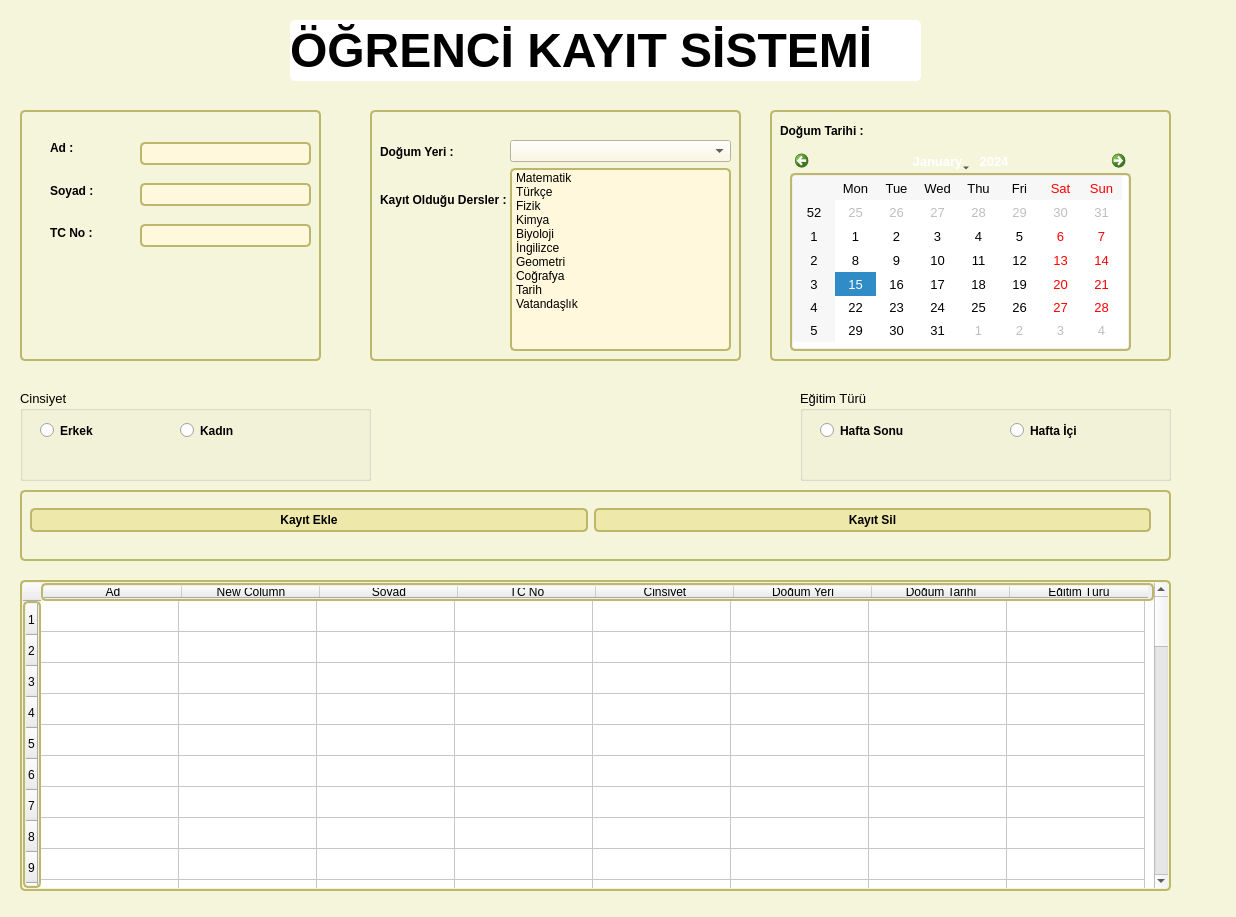
<?xml version="1.0" encoding="UTF-8"?>
<ui version="4.0">
 <class>MainWindow</class>
 <widget class="QMainWindow" name="MainWindow">
  <property name="geometry">
   <rect>
    <x>0</x>
    <y>0</y>
    <width>1236</width>
    <height>917</height>
   </rect>
  </property>
  <property name="windowTitle">
   <string>Ögrenci Takip</string>
  </property>
  <property name="styleSheet">
   <string notr="true">.QWidget {
   background-color: beige;
}

/* Nice Windows-XP-style password character. */
QLineEdit[echoMode=&quot;2&quot;] {
    lineedit-password-character: 9679;
}

/* We provide a min-width and min-height for push buttons
   so that they look elegant regardless of the width of the text. */
QPushButton {
    background-color: palegoldenrod;
    border-width: 2px;
    border-color: darkkhaki;
    border-style: solid;
    border-radius: 5;
    padding: 3px;
    min-width: 9ex;
    min-height: 2.5ex;
}

QPushButton:hover {
   background-color: khaki;
}

/* Increase the padding, so the text is shifted when the button is
   pressed. */
QPushButton:pressed {
    padding-left: 5px;
    padding-top: 5px;
    background-color: #d0d67c;
}

QLabel, QAbstractButton {
    font: bold;
}

/* Mark mandatory fields with a brownish color. */
.mandatory {
    color: brown;
}

/* Bold text on status bar looks awful. */
QStatusBar QLabel {
   font: normal;
}

QStatusBar::item {
    border-width: 1;
    border-color: darkkhaki;
    border-style: solid;
    border-radius: 2;
}

QComboBox, QLineEdit, QSpinBox, QTextEdit, QListView {
    background-color: cornsilk;
    selection-color: #0a214c; 
    selection-background-color: #C19A6B;
}

QListView {
    show-decoration-selected: 1;
}

QListView::item:hover {
    background-color: wheat;
}

/* We reserve 1 pixel space in padding. When we get the focus,
   we kill the padding and enlarge the border. This makes the items
   glow. */
QLineEdit, QFrame {
    border-width: 2px;
    padding: 1px;
    border-style: solid;
    border-color: darkkhaki;
    border-radius: 5px;
}

/* As mentioned above, eliminate the padding and increase the border. */
QLineEdit:focus, QFrame:focus {
    border-width: 3px;
    padding: 0px;
}

/* A QLabel is a QFrame ... */
QLabel {
    border: none;
    padding: 0;
    background: none;
}

/* A QToolTip is a QLabel ... */
QToolTip {
    border: 2px solid darkkhaki;
    padding: 5px;
    border-radius: 3px;
    opacity: 200;
}

/* Nice to have the background color change when hovered. */
QRadioButton:hover, QCheckBox:hover {
    background-color: wheat;
}

/* Force the dialog's buttons to follow the Windows guidelines. */
QDialogButtonBox {
    button-layout: 0;
}</string>
  </property>
  <widget class="QWidget" name="centralwidget">
   <widget class="QLabel" name="label_2">
    <property name="geometry">
     <rect>
      <x>290</x>
      <y>20</y>
      <width>631</width>
      <height>61</height>
     </rect>
    </property>
    <property name="font">
     <font>
      <pointsize>36</pointsize>
      <weight>75</weight>
      <bold>true</bold>
     </font>
    </property>
    <property name="styleSheet">
     <string notr="true">background-color: rgb(255, 255, 255);</string>
    </property>
    <property name="text">
     <string>ÖĞRENCİ KAYIT SİSTEMİ</string>
    </property>
   </widget>
   <widget class="QFrame" name="frame">
    <property name="geometry">
     <rect>
      <x>20</x>
      <y>110</y>
      <width>301</width>
      <height>251</height>
     </rect>
    </property>
    <property name="frameShape">
     <enum>QFrame::Box</enum>
    </property>
    <property name="frameShadow">
     <enum>QFrame::Plain</enum>
    </property>
    <property name="lineWidth">
     <number>2</number>
    </property>
    <widget class="QWidget" name="">
     <property name="geometry">
      <rect>
       <x>120</x>
       <y>20</y>
       <width>171</width>
       <height>131</height>
      </rect>
     </property>
     <layout class="QVBoxLayout" name="verticalLayout_2">
      <item>
       <widget class="QLineEdit" name="lineEdit_Ad">
        <property name="font">
         <font>
          <pointsize>10</pointsize>
         </font>
        </property>
       </widget>
      </item>
      <item>
       <widget class="QLineEdit" name="lineEdit_Soyad">
        <property name="font">
         <font>
          <pointsize>10</pointsize>
         </font>
        </property>
       </widget>
      </item>
      <item>
       <widget class="QLineEdit" name="lineEdit_TCNo">
        <property name="font">
         <font>
          <pointsize>10</pointsize>
         </font>
        </property>
        <property name="maxLength">
         <number>11</number>
        </property>
       </widget>
      </item>
     </layout>
    </widget>
    <widget class="QWidget" name="">
     <property name="geometry">
      <rect>
       <x>30</x>
       <y>20</y>
       <width>71</width>
       <height>121</height>
      </rect>
     </property>
     <layout class="QVBoxLayout" name="verticalLayout">
      <item>
       <widget class="QLabel" name="label_3">
        <property name="font">
         <font>
          <weight>75</weight>
          <italic>false</italic>
          <bold>true</bold>
         </font>
        </property>
        <property name="text">
         <string>Ad :</string>
        </property>
       </widget>
      </item>
      <item>
       <widget class="QLabel" name="label_4">
        <property name="font">
         <font>
          <weight>75</weight>
          <italic>false</italic>
          <bold>true</bold>
         </font>
        </property>
        <property name="text">
         <string>Soyad :</string>
        </property>
       </widget>
      </item>
      <item>
       <widget class="QLabel" name="label_5">
        <property name="font">
         <font>
          <weight>75</weight>
          <italic>false</italic>
          <bold>true</bold>
         </font>
        </property>
        <property name="text">
         <string>TC No :</string>
        </property>
       </widget>
      </item>
     </layout>
    </widget>
   </widget>
   <widget class="QGroupBox" name="groupBox_Cinsiyet">
    <property name="geometry">
     <rect>
      <x>20</x>
      <y>390</y>
      <width>351</width>
      <height>91</height>
     </rect>
    </property>
    <property name="font">
     <font>
      <pointsize>10</pointsize>
     </font>
    </property>
    <property name="title">
     <string>Cinsiyet</string>
    </property>
    <property name="flat">
     <bool>false</bool>
    </property>
    <widget class="QRadioButton" name="radioButton_Erkek">
     <property name="geometry">
      <rect>
       <x>20</x>
       <y>30</y>
       <width>81</width>
       <height>21</height>
      </rect>
     </property>
     <property name="text">
      <string>Erkek</string>
     </property>
    </widget>
    <widget class="QRadioButton" name="radioButton_Kadin">
     <property name="geometry">
      <rect>
       <x>160</x>
       <y>30</y>
       <width>81</width>
       <height>21</height>
      </rect>
     </property>
     <property name="text">
      <string>Kadın</string>
     </property>
    </widget>
   </widget>
   <widget class="QFrame" name="frame_2">
    <property name="geometry">
     <rect>
      <x>370</x>
      <y>110</y>
      <width>371</width>
      <height>251</height>
     </rect>
    </property>
    <property name="frameShape">
     <enum>QFrame::Box</enum>
    </property>
    <property name="frameShadow">
     <enum>QFrame::Plain</enum>
    </property>
    <property name="lineWidth">
     <number>2</number>
    </property>
    <widget class="QWidget" name="">
     <property name="geometry">
      <rect>
       <x>10</x>
       <y>20</y>
       <width>143</width>
       <height>91</height>
      </rect>
     </property>
     <layout class="QVBoxLayout" name="verticalLayout_3">
      <item>
       <widget class="QLabel" name="label">
        <property name="font">
         <font>
          <weight>75</weight>
          <italic>false</italic>
          <bold>true</bold>
         </font>
        </property>
        <property name="text">
         <string>Doğum Yeri :</string>
        </property>
       </widget>
      </item>
      <item>
       <widget class="QLabel" name="label_6">
        <property name="font">
         <font>
          <weight>75</weight>
          <italic>false</italic>
          <bold>true</bold>
         </font>
        </property>
        <property name="text">
         <string>Kayıt Olduğu Dersler :</string>
        </property>
       </widget>
      </item>
     </layout>
    </widget>
    <widget class="QWidget" name="">
     <property name="geometry">
      <rect>
       <x>140</x>
       <y>30</y>
       <width>221</width>
       <height>211</height>
      </rect>
     </property>
     <layout class="QVBoxLayout" name="verticalLayout_4">
      <item>
       <widget class="QComboBox" name="comboBox_Dogumyeri"/>
      </item>
      <item>
       <widget class="QListWidget" name="listWidget_Dersler">
        <property name="mouseTracking">
         <bool>false</bool>
        </property>
        <property name="tabletTracking">
         <bool>true</bool>
        </property>
        <property name="focusPolicy">
         <enum>Qt::StrongFocus</enum>
        </property>
        <property name="contextMenuPolicy">
         <enum>Qt::DefaultContextMenu</enum>
        </property>
        <property name="acceptDrops">
         <bool>false</bool>
        </property>
        <property name="toolTip">
         <string notr="true"/>
        </property>
        <property name="layoutDirection">
         <enum>Qt::LeftToRight</enum>
        </property>
        <property name="inputMethodHints">
         <set>Qt::ImhHiddenText</set>
        </property>
        <property name="frameShape">
         <enum>QFrame::Box</enum>
        </property>
        <property name="frameShadow">
         <enum>QFrame::Plain</enum>
        </property>
        <property name="lineWidth">
         <number>2</number>
        </property>
        <property name="verticalScrollBarPolicy">
         <enum>Qt::ScrollBarAsNeeded</enum>
        </property>
        <property name="horizontalScrollBarPolicy">
         <enum>Qt::ScrollBarAsNeeded</enum>
        </property>
        <property name="sizeAdjustPolicy">
         <enum>QAbstractScrollArea::AdjustIgnored</enum>
        </property>
        <property name="autoScroll">
         <bool>true</bool>
        </property>
        <property name="autoScrollMargin">
         <number>18</number>
        </property>
        <property name="editTriggers">
         <set>QAbstractItemView::DoubleClicked|QAbstractItemView::EditKeyPressed</set>
        </property>
        <property name="tabKeyNavigation">
         <bool>true</bool>
        </property>
        <property name="dragDropMode">
         <enum>QAbstractItemView::NoDragDrop</enum>
        </property>
        <property name="selectionMode">
         <enum>QAbstractItemView::MultiSelection</enum>
        </property>
        <property name="layoutMode">
         <enum>QListView::SinglePass</enum>
        </property>
        <item>
         <property name="text">
          <string>Matematik</string>
         </property>
        </item>
        <item>
         <property name="text">
          <string>Türkçe</string>
         </property>
        </item>
        <item>
         <property name="text">
          <string>Fizik</string>
         </property>
        </item>
        <item>
         <property name="text">
          <string>Kimya</string>
         </property>
        </item>
        <item>
         <property name="text">
          <string>Biyoloji</string>
         </property>
        </item>
        <item>
         <property name="text">
          <string>İngilizce</string>
         </property>
        </item>
        <item>
         <property name="text">
          <string>Geometri</string>
         </property>
        </item>
        <item>
         <property name="text">
          <string>Coğrafya</string>
         </property>
        </item>
        <item>
         <property name="text">
          <string>Tarih</string>
         </property>
        </item>
        <item>
         <property name="text">
          <string>Vatandaşlık</string>
         </property>
        </item>
       </widget>
      </item>
     </layout>
    </widget>
   </widget>
   <widget class="QGroupBox" name="groupBox_Egitimturu">
    <property name="geometry">
     <rect>
      <x>800</x>
      <y>390</y>
      <width>371</width>
      <height>91</height>
     </rect>
    </property>
    <property name="font">
     <font>
      <pointsize>10</pointsize>
     </font>
    </property>
    <property name="title">
     <string>Eğitim Türü</string>
    </property>
    <widget class="QRadioButton" name="radioButton_Haftasonu">
     <property name="geometry">
      <rect>
       <x>20</x>
       <y>30</y>
       <width>91</width>
       <height>21</height>
      </rect>
     </property>
     <property name="text">
      <string>Hafta Sonu</string>
     </property>
    </widget>
    <widget class="QRadioButton" name="radioButton_Haftaici">
     <property name="geometry">
      <rect>
       <x>210</x>
       <y>30</y>
       <width>91</width>
       <height>21</height>
      </rect>
     </property>
     <property name="text">
      <string>Hafta İçi</string>
     </property>
    </widget>
   </widget>
   <widget class="QFrame" name="frame_3">
    <property name="geometry">
     <rect>
      <x>770</x>
      <y>110</y>
      <width>401</width>
      <height>251</height>
     </rect>
    </property>
    <property name="frameShape">
     <enum>QFrame::Box</enum>
    </property>
    <property name="frameShadow">
     <enum>QFrame::Plain</enum>
    </property>
    <property name="lineWidth">
     <number>2</number>
    </property>
    <widget class="QLabel" name="label_7">
     <property name="geometry">
      <rect>
       <x>10</x>
       <y>10</y>
       <width>131</width>
       <height>21</height>
      </rect>
     </property>
     <property name="font">
      <font>
       <weight>75</weight>
       <italic>false</italic>
       <bold>true</bold>
      </font>
     </property>
     <property name="text">
      <string>Doğum Tarihi :</string>
     </property>
    </widget>
    <widget class="QCalendarWidget" name="calendarWidget_Dogumtarihi">
     <property name="geometry">
      <rect>
       <x>20</x>
       <y>40</y>
       <width>341</width>
       <height>201</height>
      </rect>
     </property>
     <property name="font">
      <font>
       <pointsize>10</pointsize>
      </font>
     </property>
    </widget>
   </widget>
   <widget class="QFrame" name="frame_4">
    <property name="geometry">
     <rect>
      <x>20</x>
      <y>490</y>
      <width>1151</width>
      <height>71</height>
     </rect>
    </property>
    <property name="font">
     <font>
      <pointsize>10</pointsize>
     </font>
    </property>
    <property name="frameShape">
     <enum>QFrame::Box</enum>
    </property>
    <property name="frameShadow">
     <enum>QFrame::Plain</enum>
    </property>
    <property name="lineWidth">
     <number>2</number>
    </property>
    <widget class="QWidget" name="">
     <property name="geometry">
      <rect>
       <x>10</x>
       <y>10</y>
       <width>1121</width>
       <height>41</height>
      </rect>
     </property>
     <layout class="QHBoxLayout" name="horizontalLayout">
      <item>
       <widget class="QPushButton" name="pushButton_Kayitekle">
        <property name="font">
         <font>
          <weight>75</weight>
          <italic>false</italic>
          <bold>true</bold>
         </font>
        </property>
        <property name="text">
         <string>Kayıt Ekle</string>
        </property>
       </widget>
      </item>
      <item>
       <widget class="QPushButton" name="pushButton_Kayitsil">
        <property name="font">
         <font>
          <weight>75</weight>
          <italic>false</italic>
          <bold>true</bold>
         </font>
        </property>
        <property name="text">
         <string>Kayıt Sil</string>
        </property>
       </widget>
      </item>
     </layout>
    </widget>
   </widget>
   <widget class="QTableWidget" name="tableWidget_Bilgi">
    <property name="geometry">
     <rect>
      <x>20</x>
      <y>580</y>
      <width>1151</width>
      <height>311</height>
     </rect>
    </property>
    <property name="font">
     <font>
      <pointsize>12</pointsize>
     </font>
    </property>
    <property name="rowCount">
     <number>50</number>
    </property>
    <property name="columnCount">
     <number>8</number>
    </property>
    <attribute name="horizontalHeaderDefaultSectionSize">
     <number>138</number>
    </attribute>
    <attribute name="horizontalHeaderMinimumSectionSize">
     <number>48</number>
    </attribute>
    <attribute name="verticalHeaderDefaultSectionSize">
     <number>31</number>
    </attribute>
    <attribute name="verticalHeaderMinimumSectionSize">
     <number>30</number>
    </attribute>
    <row/>
    <row/>
    <row/>
    <row/>
    <row/>
    <row/>
    <row/>
    <row/>
    <row/>
    <row/>
    <row/>
    <row/>
    <row/>
    <row/>
    <row/>
    <row/>
    <row/>
    <row/>
    <row/>
    <row/>
    <row/>
    <row/>
    <row/>
    <row/>
    <row/>
    <row/>
    <row/>
    <row/>
    <row/>
    <row/>
    <row/>
    <row/>
    <row/>
    <row/>
    <row/>
    <row/>
    <row/>
    <row/>
    <row/>
    <row/>
    <row/>
    <row/>
    <row/>
    <row/>
    <row/>
    <row/>
    <row/>
    <row/>
    <row/>
    <row/>
    <column>
     <property name="text">
      <string>Ad</string>
     </property>
    </column>
    <column>
     <property name="text">
      <string>New Column</string>
     </property>
    </column>
    <column>
     <property name="text">
      <string>Soyad</string>
     </property>
    </column>
    <column>
     <property name="text">
      <string>TC No</string>
     </property>
    </column>
    <column>
     <property name="text">
      <string>Cinsiyet</string>
     </property>
    </column>
    <column>
     <property name="text">
      <string>Doğum Yeri</string>
     </property>
    </column>
    <column>
     <property name="text">
      <string>Doğum Tarihi</string>
     </property>
    </column>
    <column>
     <property name="text">
      <string>Eğitim Türü</string>
     </property>
    </column>
   </widget>
  </widget>
 </widget>
 <resources/>
 <connections/>
</ui>
